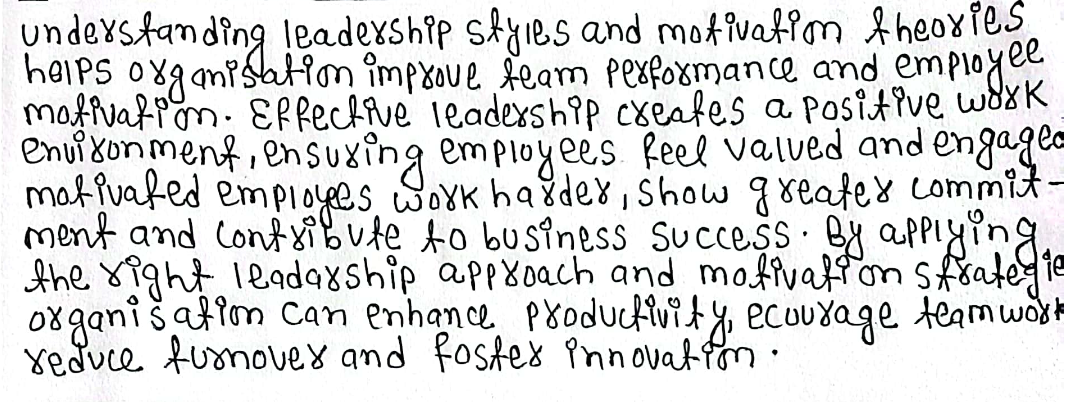
#> input picture handwriting-font/handwriting_sample.png, 1076 x 402 px, found by its file name
$ python extract_chars.py
#> lines starting #> are read from the running program, lines starting #| are printed output that depends on the picture; after the words box and inside, x2 and y2 are one past the last pixel; in counts of white or black regions, pixels touching at a corner belong together
import cv2
import numpy as np
import os
import svgwrite
from PIL import Image

def process_image(image_path):
#> called with image_path = 'handwriting_sample.png'
    print(f"Processing image: {image_path}")

    # Read the image using PIL first
    pil_image = Image.open(image_path)
#> pil_image is the input picture: PIL image 1076x402 RGBA; mean R, G, B, A 217.7, 218.5, 218.5, 255
    print(f"Image size: {pil_image.size}, mode: {pil_image.mode}")
#| Image size: (1076, 402), mode: RGBA

    # Convert to RGB if needed
    if pil_image.mode != 'RGB':
        pil_image = pil_image.convert('RGB')
#> pil_image: PIL image 1076x402 RGB

    # Convert PIL image to numpy array for OpenCV
    image = np.array(pil_image)
    print(f"Numpy array shape: {image.shape}")
#| Numpy array shape: (402, 1076, 3)

    # Convert BGR to RGB if needed
    if len(image.shape) == 3:
        image = cv2.cvtColor(image, cv2.COLOR_RGB2BGR)

    # Convert to grayscale
    gray = cv2.cvtColor(image, cv2.COLOR_BGR2GRAY)
    print(f"Grayscale shape: {gray.shape}")
#| Grayscale shape: (402, 1076)

    # Apply adaptive thresholding
    binary = cv2.adaptiveThreshold(
        gray,
        255,
        cv2.ADAPTIVE_THRESH_GAUSSIAN_C,
        cv2.THRESH_BINARY_INV,
        11,  # Block size
        2    # C constant
    )
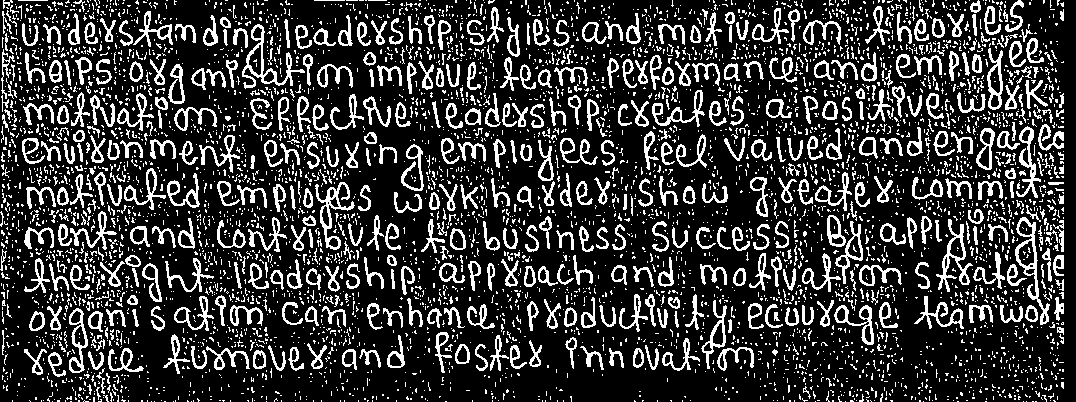
#> binary: shape (402, 1076); 21.4% white in thin lines or dots

    # Remove noise
    kernel = np.ones((2,2), np.uint8)
    binary = cv2.morphologyEx(binary, cv2.MORPH_OPEN, kernel)
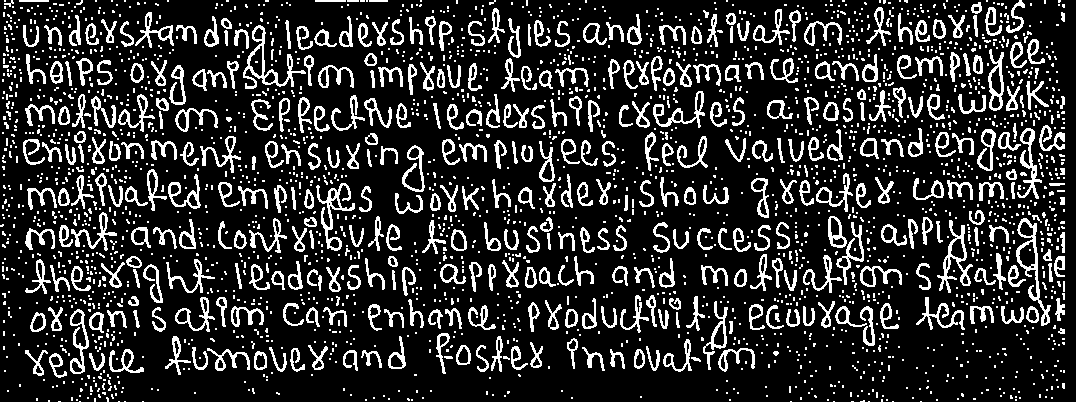
#> binary: shape (402, 1076); 18.2% white in thin lines or dots

    # Save debug images
    cv2.imwrite('debug_gray.png', gray)
    cv2.imwrite('debug_binary.png', binary)

    return binary

def extract_characters(binary_image):
    # Find contours
    contours, hierarchy = cv2.findContours(
        binary_image,
        cv2.RETR_EXTERNAL,
        cv2.CHAIN_APPROX_SIMPLE
    )
#> contours = 2583 contours, 2182 with area under 20; largest, box (x1, y1, x2, y2) and area: (1016, 218, 1051, 326) 1010, (243, 25, 306, 89) 966, (937, 220, 973, 293) 718, (316, 183, 355, 251) 612, (988, 49, 1004, 111) 588

    print(f"Found {len(contours)} contours")
#| Found 2583 contours

    # Filter and sort contours
    valid_contours = []
    for i, contour in enumerate(contours):
        x, y, w, h = cv2.boundingRect(contour)
        area = cv2.contourArea(contour)

        # Filter based on area and aspect ratio
        if area > 50 and 0.1 < w/h < 10:  # Adjust these thresholds as needed
            valid_contours.append((x, y, w, h, contour))
            print(f"Contour {i}: pos=({x},{y}), size={w}x{h}, area={area}")
#> this loop made 2583 passes
#> (x, y, w, h, area) on passes 220, 222, 227: (89, 353, 16, 18, 76.5), (49, 353, 18, 25, 171.5), (254, 351, 13, 19, 190.5)
#| Contour 219: pos=(89,353), size=16x18, area=76.5
#| Contour 221: pos=(49,353), size=18x25, area=171.5
#| Contour 226: pos=(254,351), size=13x19, area=190.5
#| Contour 232: pos=(361,350), size=21x18, area=85.5
#| Contour 233: pos=(343,350), size=15x21, area=83.0
#| Contour 234: pos=(25,350), size=23x26, area=144.0
#| Contour 237: pos=(634,349), size=11x20, area=156.5
#| Contour 238: pos=(610,349), size=15x20, area=80.0
#> (further printed lines are left out)
#> after the loop, valid_contours = 358 items

    # Sort contours left to right
    valid_contours.sort(key=lambda x: x[0])

    return valid_contours

def save_character_svg(contour, output_path, width, height):
    # Create SVG drawing with some padding
    padding = 5
    dwg = svgwrite.Drawing(
        output_path,
        size=(width + 2*padding, height + 2*padding)
    )

    # Create a group with translation to add padding
    g = dwg.g(transform=f'translate({padding},{padding})')

    # Convert contour to path data
    path_data = []
    first_point = True

    for point in contour:
        x, y = point[0]
        if first_point:
            path_data.append(f"M {x},{y}")
            first_point = False
        else:
            path_data.append(f"L {x},{y}")

    path_data.append("Z")  # Close the path
    path_str = " ".join(path_data)

    # Add path to group
    g.add(dwg.path(d=path_str, fill="black"))

    # Add group to drawing
    dwg.add(g)

    # Save SVG file
    dwg.save()
    print(f"Saved SVG: {output_path}")

def main():
    # Create output directory if it doesn't exist
    output_dir = "glyphs"
    os.makedirs(output_dir, exist_ok=True)

    # Process image
    try:
        binary_image = process_image("handwriting_sample.png")
    except Exception as e:
        print(f"Error processing image: {e}")
        return

    # Extract characters
    characters = extract_characters(binary_image)
#> characters = 358 items
    print(f"\nExtracted {len(characters)} valid characters")
#| Extracted 358 valid characters

    # Save each character as SVG
    for i, (x, y, w, h, contour) in enumerate(characters):
        # Create SVG file
        svg_path = os.path.join(output_dir, f"char_{i}.svg")
        save_character_svg(contour, svg_path, w, h)
#> this loop made 1 pass
#> (x, y, w, h, padding in save_character_svg) on pass 1: (23, 139, 22, 26, 5)

if __name__ == "__main__":
    main()
#> (the call stopped at in save_character_svg, `dwg = svgwrite.Drawing( output_path, size=(width + 2*padding, height +..`: svgwrite is not available in this run)
